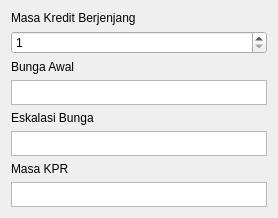
                   <widget class="QWidget" name="page_4">
                    <layout class="QVBoxLayout" name="verticalLayout_39">
                     <item>
                      <widget class="QLabel" name="PerhitunganKPRPersentaseLamaKreditBerjenjangLabel">
                       <property name="text">
                        <string>Masa Kredit Berjenjang</string>
                       </property>
                      </widget>
                     </item>
                     <item>
                      <widget class="QSpinBox" name="spinBox">
                       <property name="maximumSize">
                        <size>
                         <width>300</width>
                         <height>16777215</height>
                        </size>
                       </property>
                       <property name="minimum">
                        <number>1</number>
                       </property>
                      </widget>
                     </item>
                     <item>
                      <widget class="QLabel" name="PerhitunganKPRBungaPerTahunKreditBerjenjangLabel">
                       <property name="text">
                        <string>Bunga Awal</string>
                       </property>
                      </widget>
                     </item>
                     <item>
                      <widget class="QTextEdit" name="PerhitunganKPRPersentaseLamaKreditBerjenjangBox">
                       <property name="maximumSize">
                        <size>
                         <width>300</width>
                         <height>25</height>
                        </size>
                       </property>
                      </widget>
                     </item>
                     <item>
                      <widget class="QLabel" name="BungaEskalasiLabel">
                       <property name="text">
                        <string>Eskalasi Bunga</string>
                       </property>
                      </widget>
                     </item>
                     <item>
                      <widget class="QTextEdit" name="EskalasiBungaBox">
                       <property name="maximumSize">
                        <size>
                         <width>300</width>
                         <height>25</height>
                        </size>
                       </property>
                      </widget>
                     </item>
                     <item>
                      <widget class="QLabel" name="PerhitunganKPRJangkaWaktuKreditBerjenjangLabel">
                       <property name="text">
                        <string>Masa KPR</string>
                       </property>
                      </widget>
                     </item>
                     <item>
                      <widget class="QTextEdit" name="PerhitunganKPRJangkaWaktuMasaKreditBerjenjang">
                       <property name="maximumSize">
                        <size>
                         <width>300</width>
                         <height>25</height>
                        </size>
                       </property>
                      </widget>
                     </item>
                    </layout>
                   </widget>
